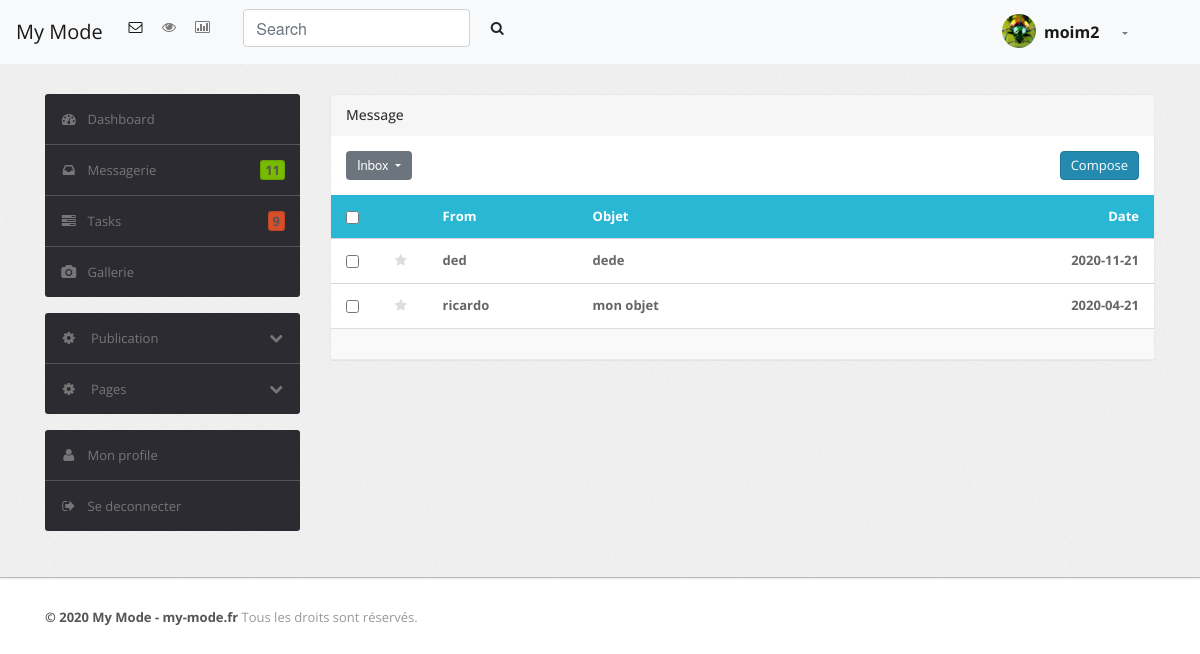
The page /admin/message.php (signed in) on the database its author committed.
### tables this page shows
CREATE TABLE `users` (
  `id` int(11) NOT NULL,
  `email` varchar(225) NOT NULL,
  `password` varchar(255) NOT NULL,
  `type_profile` varchar(255) NOT NULL,
  `firstname` varchar(255) NOT NULL,
  `lastname` varchar(255) NOT NULL,
  `genre` varchar(255) NOT NULL,
  `profile_target` varchar(255) NOT NULL,
  `phone` int(11) NOT NULL,
  `date_register` varchar(255) NOT NULL,
  `keyAccess` varchar(255) NOT NULL
);

CREATE TABLE `messages` (
  `id` int(11) NOT NULL,
  `email` varchar(255) NOT NULL,
  `name` varchar(255) NOT NULL,
  `subject` text NOT NULL,
  `message` text NOT NULL,
  `date_send` varchar(255) NOT NULL
);

### admin/includes/users.php (called while the page is built, shortened)
<?php
class User {
   public function get_user_talent_by_email($email, $tab) {
       global $pdo ;
       $query = $pdo->prepare("SELECT * FROM $tab WHERE email = ?");
       $query->bindValue(1, $email);
       $query->execute();
       $num = $query->rowCount();
       if($num ==1) {
         return $query -> fetch(\PDO::FETCH_ASSOC);
       } else {
         return json_encode(array('error' => "not-found"));
       }
   }
}
?>

### admin/includes/chat.php (called while the page is built)
<?php
  class Chat {
    public function fetchAll_message() {
      global $pdo;
      $query = $pdo->prepare("SELECT * FROM messages  ORDER BY CAST(date_send AS DATE) DESC");
      $query -> execute();
      return $query->fetchAll(\PDO::FETCH_ASSOC);
    }
  }
?>

### admin/message.php (the view, shortened to what this page needs)
<?php
   include_once('includes/connection.php');
   include_once('includes/users.php');
   include_once('includes/chat.php');
   $message = new Chat();
   $messages = $message->fetchAll_message();
   ?>
<!DOCTYPE html>
<html lang="fr">
   <head>
      <link rel="stylesheet" href="https://stackpath.bootstrapcdn.com/bootstrap/4.4.1/css/bootstrap.min.css">
      <link type="text/css" href="css/theme.css" rel="stylesheet">
      <link type="text/css" href="images/icons/css/font-awesome.css" rel="stylesheet">
   </head>
   <body>
      <?php include_once('includes/header.php'); ?>
      <div class="wrapper">
         <div class="container">
            <div class="row">
               <?php include_once('includes/menu-sidebar.php'); ?>
               <div class="col-md-12 col-lg-9">
                  <div class="content">
                     <div class="module message">
                        <div class="module-head">
                           <h3>
                              Message
                           </h3>
                        </div>
                        <div class="module-option clearfix">
                           <div class="pull-left">
                              <div class="dropdown">
                                 <button class="btn btn-secondary dropdown-toggle" type="button" id="dropdownMenuButton" data-toggle="dropdown" aria-haspopup="true" aria-expanded="false">
                                 Inbox
                                 </button>
                              </div>
                           </div>
                           <div class="pull-right">
                              <a href="#" class="btn btn-primary">Compose</a>
                           </div>
                        </div>
                        <div class="module-body table">
                           <table class="table table-message">
                              <tbody>
                                 <tr class="heading">
                                    <td class="cell-check">
                                       <input type="checkbox" class="inbox-checkbox">
                                    </td>
                                    <td class="cell-icon">
                                    </td>
                                    <td class="cell-author hidden-phone hidden-tablet">
                                       From
                                    </td>
                                    <td class="cell-title">
                                       Objet
                                    </td>
                                    <td class="cell-time align-right">
                                       Date
                                    </td>
                                 </tr>
                                 <?php
                                    if($messages) {
                                      foreach ($messages as $elem) { ?>
                                 <tr class="unread">
                                    <td class="cell-check">
                                       <input type="checkbox" class="inbox-checkbox">
                                    </td>
                                    <td class="cell-icon">
                                       <i class="icon-star"></i>
                                    </td>
                                    <td class="cell-author hidden-phone hidden-tablet">
                                       <?= $elem['name'] ?>
                                    </td>
                                    <td class="cell-title">
                                       <?= $elem['subject'] ?>
                                    </td>
                                    <td class="cell-time align-right">
                                       <?php
                                          $d=strtotime($elem['date_send']);
                                            echo  date("Y-m-d", $d);
                                           ?>
                                    </td>
                                 </tr>
                                 <?php }
                                    }
                                    ?>
                              </tbody>
                           </table>
                        </div>
                        <div class="module-foot">
                        </div>
                     </div>
                  </div>
               </div>
            </div>
         </div>
      </div>
      <?php include_once('includes/footer.php'); ?>
   </body>
</html>

### admin/includes/header.php (shortened to what this page needs)
<?php
include_once('includes/connection.php');
include_once('includes/users.php');
$user = new User();
$user_current = $user->get_user_talent_by_email($_SESSION['email_ad'], 'users');
?>
<nav class="navbar navbar-expand-lg navbar-light bg-light">
  <a class="navbar-brand" href="index.php">My Mode</a>
  <div class="collapse navbar-collapse" id="navbarSupportedContent">
    <ul class="navbar-nav mr-auto">
      <li class="nav-item active">
        <a class="nav-link" href="#"><i class="icon-envelope"></i></a>
      </li>
      <li class="nav-item">
        <a class="nav-link" href="#"><i class="icon-eye-open"></i></a>
      </li>
      <li class="nav-item">
        <a class="nav-link" href="#"><i class="icon-bar-chart"></i></a>
      </li>
      <form class="form-inline ml-md-4 mb-2">
        <input class="form-control mr-sm-2" type="search" placeholder="Search" aria-label="Search">
        <button class="btn my-2 my-sm-0" type="submit"><i class="icon-search"></i></button>
      </form>
    </ul>
    <ul class="navbar-nav mr-5">
      <li class="nav-item dropdown">
        <a class="nav-link dropdown-toggle" href="#" id="navbarDropdown" role="button" data-toggle="dropdown" aria-haspopup="true" aria-expanded="false">
          <img src="<?= $user_current['profile_target'] ?>" class="nav-avatar">
          <span class="navbar-brand lead font-weight-bolder" href="#"><?php if($user_current) {echo $user_current["firstname"];} ?></span>
        </a>
      </li>
    </ul>
  </div>
</nav>

### admin/css/theme.css (style rules this page uses)
body { font-size: 13px; font-family: 'Open Sans', Arial, sans-serif; background: #fff; color: #777 }
h1, h2, h3, h4, h5, h6 { color: #333; margin-top: 0 }
h3 { font-size: 20px }
.lead { font-size: 16px; line-height: 22px }
.wrapper { background: url(../images/bg.png) #eee; border-bottom: 1px solid #bbb; -webkit-box-shadow: 0 1px 2px rgba(0,0,0,0.1); -moz-box-shadow: 0 1px 2px rgba(0,0,0,0.1); box-shadow: 0 1px 2px rgba(0,0,0,0.1); padding: 30px 0; }
form { margin: 0 }
button,input,select,textarea { margin:0;font-size:100%;vertical-align:middle; }
input,button,select,textarea { font-family:"Helvetica Neue",Helvetica,Arial,sans-serif; }
select,button,input[type="button"],input[type="reset"],input[type="submit"],input[type="radio"],input[type="checkbox"] { cursor:pointer; }
body [class^="icon-"], body [class*=" icon-"] { font-size: 14px; line-height: 20px; height: 20px }
.module { background: #fff; -webkit-border-radius: 3px; -moz-border-radius: 3px; border-radius: 3px; border: 1px solid #ccc; border-bottom-color: #bbb; -webkit-box-shadow: 0 0 1px rgba(0,0,0,0.2); -moz-box-shadow: 0 0 1px rgba(0,0,0,0.2); box-shadow: 0 0 1px rgba(0,0,0,0.2); margin-bottom: 30px }
.align-right { text-align: right!important }
.navbar { position: static!important; margin: 0!important }
.nav-avatar { width: 34px; height: 34px; margin: -7px 5px 0 0; -webkit-border-radius: 50%; -moz-border-radius: 50%; border-radius: 50% }
.btn, .btn-box { -webkit-border-radius: 3px; -moz-border-radius: 3px; border-radius: 3px }
.btn [class^="icon-"], .btn-box [class^="icon-"], .btn [class*=" icon-"], .btn-box [class*=" icon-"] { min-width: 16px; text-align: center; display: inline-block!important }
.btn { font-size: 13px; font-weight: 600 }
.btn { display: inline-block; margin-bottom: 0; font-weight: 400; text-align: center; vertical-align: middle; cursor: pointer; background-image: none; border: 1px solid transparent; white-space: nowrap; padding: 4px 10px; font-size: 13px; line-height: 1.42857; border-radius: 4px; -webkit-user-select: none; -moz-user-select: none; -ms-user-select: none; user-select: none }
.btn-primary { color: #fff; background-color: #248aaf; border-color: #20799a }
.table { margin-bottom: 0 }
.table th, .table td { border-color: #d5d5d5!important }
.module { box-shadow: 0 0 3px rgba(0,0,0,.1); border-color: #e9e9e9; margin-bottom: 20px; background-color: #fff; border-radius: 4px; -webkit-box-shadow: 0 1px 1px rgba(0,0,0,.05); box-shadow: 0 1px 1px rgba(0,0,0,.05); }
.module-head { color: #767676; background-color: #f6f6f6; border-color: #e9e9e9; padding: 10px 15px; border-bottom: 1px solid transparent; border-top-right-radius: 3px; border-top-left-radius: 3px; }
.module-head h3 { font-size: 14px; line-height: 20px; height: 20px; margin: 0 }
.module-option { border-bottom: 1px solid #e5e5e5; padding: 15px 0; margin: 0 15px }
.module-body { padding: 15px }
.module-body.table { padding: 15px 0 }
.module-body.table .table th, .module-body.table .table td { padding-left: 15px; padding-right: 15px }
.module-foot { background: #f9f9f9; border-top: 1px solid #ddd; -webkit-border-radius: 0 0 2px 2px; -moz-border-radius: 0 0 2px 2px; border-radius: 0 0 2px 2px; padding: 15px }
.message .module-option { border-bottom: 0 }
.message .module-body { padding: 0 }
.message .table-message thead tr.heading td, .message .table-message tbody tr.heading td { background: #29b7d3!important; font-weight: bold; border: 0; }
.message .table-message tbody td.cell-check { width: 20px; text-align: center }
.message .table-message tbody td.cell-check input[type="checkbox"] { margin: 0 }
.message .table-message tbody td.cell-icon { text-align: center; padding-left: 0!important; padding-right: 0!important }
.message .table-message tbody td.cell-author { width: 150px }
.message .table-message tbody td.cell-time { width: 149px }
.message .table-message tbody [class^="icon-"], .message .table-message tbody [class*=" icon-"] { font-size: 13px; color: #999 }
.message .table-message tbody .icon-star { color: #ddd }
.message tr.heading { color: #fff; }
.message .table-message tbody tr.unread { font-weight: bold; color: #666 }
.message .table-message tbody tr.unread td { background: #fff }

### rows shown on the page
users: profile_target (picture), firstname "moim2"
messages: name "ded", subject "dede", date_send "2020-11-21"
messages: name "ricardo", subject "mon objet", date_send "2020-04-21"
